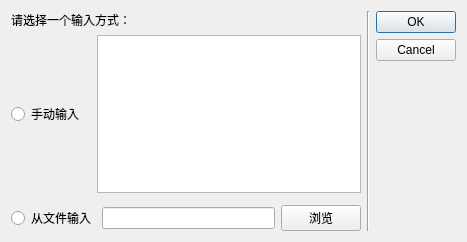
<?xml version="1.0" encoding="UTF-8"?>
<ui version="4.0">
 <class>InsertHtmlDialog</class>
 <widget class="QDialog" name="InsertHtmlDialog">
  <property name="geometry">
   <rect>
    <x>0</x>
    <y>0</y>
    <width>467</width>
    <height>242</height>
   </rect>
  </property>
  <property name="sizePolicy">
   <sizepolicy hsizetype="Fixed" vsizetype="Fixed">
    <horstretch>0</horstretch>
    <verstretch>0</verstretch>
   </sizepolicy>
  </property>
  <property name="minimumSize">
   <size>
    <width>467</width>
    <height>242</height>
   </size>
  </property>
  <property name="maximumSize">
   <size>
    <width>467</width>
    <height>242</height>
   </size>
  </property>
  <property name="windowTitle">
   <string>插入html</string>
  </property>
  <layout class="QHBoxLayout" name="horizontalLayout_3">
   <item>
    <layout class="QVBoxLayout" name="verticalLayout_2">
     <item>
      <widget class="QLabel" name="label">
       <property name="text">
        <string>请选择一个输入方式：</string>
       </property>
      </widget>
     </item>
     <item>
      <layout class="QVBoxLayout" name="verticalLayout">
       <item>
        <layout class="QHBoxLayout" name="horizontalLayout">
         <item>
          <widget class="QRadioButton" name="insertByHand">
           <property name="text">
            <string>手动输入  </string>
           </property>
          </widget>
         </item>
         <item>
          <widget class="QTextEdit" name="textEditHtml">
           <property name="html">
            <string>&lt;!DOCTYPE HTML PUBLIC &quot;-//W3C//DTD HTML 4.0//EN&quot; &quot;http://www.w3.org/TR/REC-html40/strict.dtd&quot;&gt;
&lt;html&gt;&lt;head&gt;&lt;meta name=&quot;qrichtext&quot; content=&quot;1&quot; /&gt;&lt;style type=&quot;text/css&quot;&gt;
p, li { white-space: pre-wrap; }
&lt;/style&gt;&lt;/head&gt;&lt;body style=&quot; font-family:'SimSun'; font-size:9pt; font-weight:400; font-style:normal;&quot;&gt;
&lt;p style=&quot;-qt-paragraph-type:empty; margin-top:0px; margin-bottom:0px; margin-left:0px; margin-right:0px; -qt-block-indent:0; text-indent:0px;&quot;&gt;&lt;br /&gt;&lt;/p&gt;&lt;/body&gt;&lt;/html&gt;</string>
           </property>
           <property name="acceptRichText">
            <bool>false</bool>
           </property>
          </widget>
         </item>
        </layout>
       </item>
       <item>
        <spacer name="verticalSpacer">
         <property name="orientation">
          <enum>Qt::Vertical</enum>
         </property>
         <property name="sizeHint" stdset="0">
          <size>
           <width>20</width>
           <height>40</height>
          </size>
         </property>
        </spacer>
       </item>
       <item>
        <layout class="QHBoxLayout" name="horizontalLayout_2">
         <item>
          <widget class="QRadioButton" name="insertByFile">
           <property name="text">
            <string>从文件输入</string>
           </property>
          </widget>
         </item>
         <item>
          <widget class="QLineEdit" name="lineEditFilePath"/>
         </item>
         <item>
          <widget class="QPushButton" name="browse">
           <property name="text">
            <string>浏览</string>
           </property>
          </widget>
         </item>
        </layout>
       </item>
      </layout>
     </item>
    </layout>
   </item>
   <item>
    <widget class="Line" name="line">
     <property name="orientation">
      <enum>Qt::Vertical</enum>
     </property>
    </widget>
   </item>
   <item>
    <widget class="QDialogButtonBox" name="buttonBox">
     <property name="orientation">
      <enum>Qt::Vertical</enum>
     </property>
     <property name="standardButtons">
      <set>QDialogButtonBox::Cancel|QDialogButtonBox::Ok</set>
     </property>
    </widget>
   </item>
  </layout>
  <zorder>buttonBox</zorder>
  <zorder>line</zorder>
  <zorder></zorder>
 </widget>
 <resources/>
 <connections>
  <connection>
   <sender>buttonBox</sender>
   <signal>accepted()</signal>
   <receiver>InsertHtmlDialog</receiver>
   <slot>accept()</slot>
   <hints>
    <hint type="sourcelabel">
     <x>248</x>
     <y>254</y>
    </hint>
    <hint type="destinationlabel">
     <x>157</x>
     <y>274</y>
    </hint>
   </hints>
  </connection>
  <connection>
   <sender>buttonBox</sender>
   <signal>rejected()</signal>
   <receiver>InsertHtmlDialog</receiver>
   <slot>reject()</slot>
   <hints>
    <hint type="sourcelabel">
     <x>316</x>
     <y>260</y>
    </hint>
    <hint type="destinationlabel">
     <x>286</x>
     <y>274</y>
    </hint>
   </hints>
  </connection>
 </connections>
</ui>
